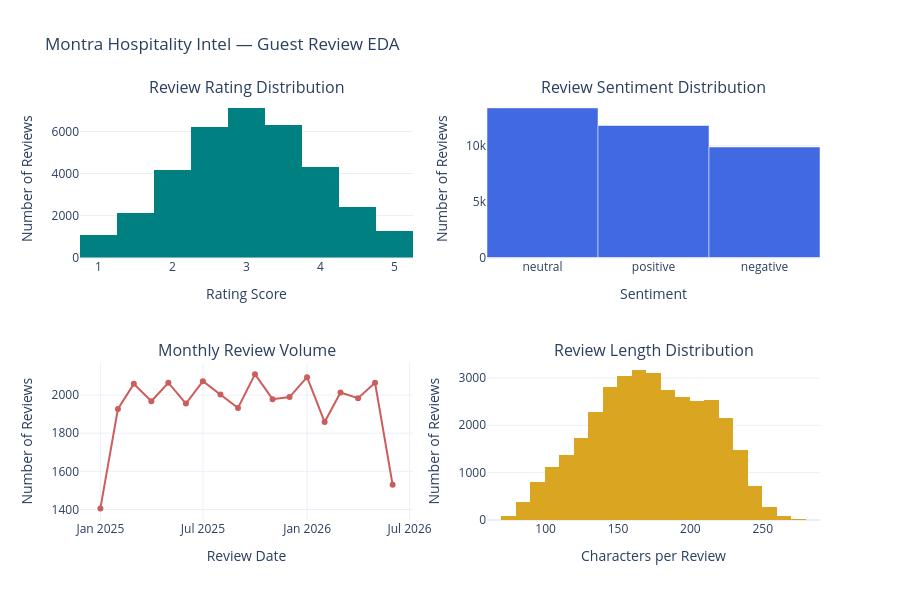

The cell this chart's notebook holds for it:
### Markdown cell above
Display all review EDA charts together

### Code cell
# Create a 2-row, 2-column subplot dashboard
fig = make_subplots(
    rows=2,
    cols=2,
    subplot_titles=(
        "Review Rating Distribution",
        "Review Sentiment Distribution",
        "Monthly Review Volume",
        "Review Length Distribution"
    )
)

# Chart 1: Distribution of review ratings
fig.add_trace(
    go.Histogram(
        x=review['rating_score'].dropna(),
        nbinsx=20,
        name='Ratings',
        marker_color='teal'
    ),
    row=1, col=1
)

# Chart 2: Distribution of sentiment labels
fig.add_trace(
    go.Bar(
        x=sentiment_distribution['sentiment_label'],
        y=sentiment_distribution['count'],
        name='Sentiment',
        marker_color='royalblue'
    ),
    row=1, col=2
)

# Chart 3: Number of reviews submitted each month
fig.add_trace(
    go.Scatter(
        x=monthly_reviews['review_date'],
        y=monthly_reviews['review_count'],
        mode='lines+markers',
        name='Monthly Reviews',
        line=dict(color='indianred')
    ),
    row=2, col=1
)

# Chart 4: Distribution of review text lengths
fig.add_trace(
    go.Histogram(
        x=review_lengths,
        nbinsx=30,
        name='Review Length',
        marker_color='goldenrod'
    ),
    row=2, col=2
)

# Add axis labels
fig.update_xaxes(title_text='Rating Score', row=1, col=1)
fig.update_yaxes(title_text='Number of Reviews', row=1, col=1)

fig.update_xaxes(title_text='Sentiment', row=1, col=2)
fig.update_yaxes(title_text='Number of Reviews', row=1, col=2)

fig.update_xaxes(title_text='Review Date', row=2, col=1)
fig.update_yaxes(title_text='Number of Reviews', row=2, col=1)

fig.update_xaxes(title_text='Characters per Review', row=2, col=2)
fig.update_yaxes(title_text='Number of Reviews', row=2, col=2)

# Configure the dashboard
fig.update_layout(
    title_text='Montra Hospitality Intel — Guest Review EDA',
    height=600,
    width=900,
    showlegend=False,
    template='plotly_white'
)

# Display all four charts together
fig.show()

### Figure 1 — Plotly figure (JSON) as saved in the notebook; plotly's stock layout.template omitted (floating-point values rounded to 4 significant figures; data arrays with more than 128 entries replaced by an {"elided": "..."} marker saying what was removed)
{"data": [{"marker": {"color": "teal"}, "name": "Ratings", "nbinsx": 20, "type": "histogram", "x": {"elided": "35000 float values"}, "xaxis": "x", "yaxis": "y"}, {"marker": {"color": "royalblue"}, "name": "Sentiment", "type": "bar", "x": ["neutral", "positive", "negative"], "xaxis": "x2", "y": [13355, 11782, 9863], "yaxis": "y2"}, {"line": {"color": "indianred"}, "mode": "lines+markers", "name": "Monthly Reviews", "type": "scatter", "x": ["2025-01-01T00:00:00.000000000", "2025-02-01T00:00:00.000000000", "2025-03-01T00:00:00.000000000", "2025-04-01T00:00:00.000000000", "2025-05-01T00:00:00.000000000", "2025-06-01T00:00:00.000000000", "2025-07-01T00:00:00.000000000", "2025-08-01T00:00:00.000000000", "2025-09-01T00:00:00.000000000", "2025-10-01T00:00:00.000000000", "2025-11-01T00:00:00.000000000", "2025-12-01T00:00:00.000000000", "2026-01-01T00:00:00.000000000", "2026-02-01T00:00:00.000000000", "2026-03-01T00:00:00.000000000", "2026-04-01T00:00:00.000000000", "2026-05-01T00:00:00.000000000", "2026-06-01T00:00:00.000000000"], "xaxis": "x3", "y": [1406, 1927, 2058, 1967, 2064, 1955, 2072, 2002, 1932, 2109, 1978, 1989, 2093, 1858, 2013, 1983, 2064, 1530], "yaxis": "y3"}, {"marker": {"color": "goldenrod"}, "name": "Review Length", "nbinsx": 30, "type": "histogram", "x": {"elided": "35000 int values"}, "xaxis": "x4", "yaxis": "y4"}], "layout": {"annotations": [{"font": {"size": 16}, "showarrow": false, "text": "Review Rating Distribution", "x": 0.225, "xanchor": "center", "xref": "paper", "y": 1, "yanchor": "bottom", "yref": "paper"}, {"font": {"size": 16}, "showarrow": false, "text": "Review Sentiment Distribution", "x": 0.775, "xanchor": "center", "xref": "paper", "y": 1, "yanchor": "bottom", "yref": "paper"}, {"font": {"size": 16}, "showarrow": false, "text": "Monthly Review Volume", "x": 0.225, "xanchor": "center", "xref": "paper", "y": 0.375, "yanchor": "bottom", "yref": "paper"}, {"font": {"size": 16}, "showarrow": false, "text": "Review Length Distribution", "x": 0.775, "xanchor": "center", "xref": "paper", "y": 0.375, "yanchor": "bottom", "yref": "paper"}], "height": 600, "showlegend": false, "title": {"text": "Montra Hospitality Intel — Guest Review EDA"}, "width": 900, "xaxis": {"anchor": "y", "domain": [0, 0.45], "title": {"text": "Rating Score"}}, "xaxis2": {"anchor": "y2", "domain": [0.55, 1], "title": {"text": "Sentiment"}}, "xaxis3": {"anchor": "y3", "domain": [0, 0.45], "title": {"text": "Review Date"}}, "xaxis4": {"anchor": "y4", "domain": [0.55, 1], "title": {"text": "Characters per Review"}}, "yaxis": {"anchor": "x", "domain": [0.625, 1], "title": {"text": "Number of Reviews"}}, "yaxis2": {"anchor": "x2", "domain": [0.625, 1], "title": {"text": "Number of Reviews"}}, "yaxis3": {"anchor": "x3", "domain": [0, 0.375], "title": {"text": "Number of Reviews"}}, "yaxis4": {"anchor": "x4", "domain": [0, 0.375], "title": {"text": "Number of Reviews"}}}}
